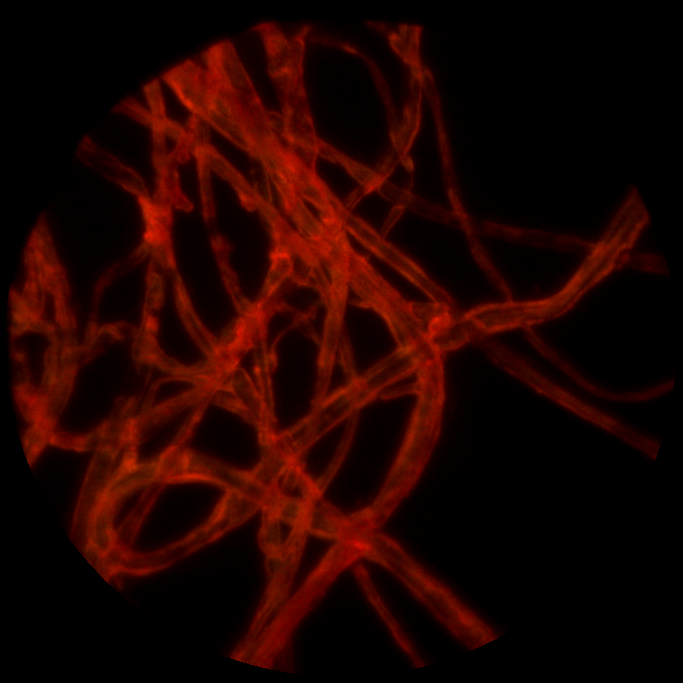
%> input picture MATTING/MATTING_CVIU2017/input_lowres/img.png, 683 x 683 px
$ octave new_three_layer_matting.m   (GNU Octave 9; MATLAB toolbox functions it lacks are replaced by stand-ins)
%> lines starting %> are read from the running program, lines starting %| are printed output that depends on the picture; in (x1, y1, x2, y2) boxes, pixels count from 0 and x2, y2 are one past the last pixel; in counts of white or black regions, pixels touching at a corner belong together; the program's own positions count from 1
### MATTING/MATTING_CVIU2017/labelExpansion.m
function trimap_out = labelExpansion(img_input,cdata)
% Expand trimap by geodesic distance

I = double(img_input);
trimap = cdata;
grayI = double(rgb2gray(img_input));
J = stdfilt(grayI,ones(7,7));
J = ordfilt2(J,1,ones(9,9));

% computing geodesic distance
M = double(trimap < 255);
DF = mexGetGeodesicDis(I,J,M);

M = double(trimap > 0);
DB = mexGetGeodesicDis(I,J,M);

% computing threshold
MF = (cdata == 255);
MB = (cdata == 0);
for k=1:1:100
    SE = [0,1,0;1,1,1;0,1,0];
    MF = imdilate(MF,SE);
    if max(MF(:) & MB(:)) == 1
        break;
    end
end
threshold = min((k-1)/2,20);
%threshold = 20;

% get new trimap
EF = DF < threshold;   EB = DB < threshold;
trimap(EF>0) = 255;     trimap(EB>0) = 0;
trimap_out = trimap;

end

### MATTING/MATTING_CVIU2017/new_three_layer_matting.m
%% Local and Global Smooth Priors matting???last version)
% Use color adjustment and use gaussian gradient and 3 net structure

% initial
%pkg load image;
%mex mexGetGeodesicDis.cpp

% load image
img_input = uint8(imread('input_lowres/img.png'));
%> img_input is the input picture: size 683x683x3 uint8; mean R, G, B 32.7, 3.4, 0
trimap_rgb = imread('trimap_lowres/Trimap2/trimap_lab.png');
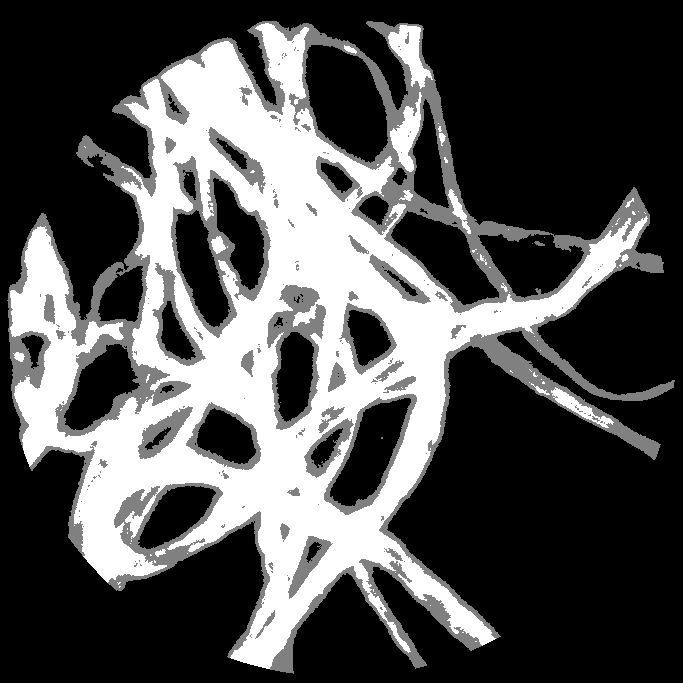
%> input picture MATTING/MATTING_CVIU2017/trimap_lowres/Trimap2/trimap_lab.png, 683 x 683 px
%> trimap_rgb is the input picture: size 683x683x3 uint8; min 0, max 255, mean 79.8
trimap = rgb2gray(trimap_rgb);

% pre-processing
I = double(img_input);
h = fspecial('gaussian',9,0.5);   img_f1 = imfilter(I,h,'replicate');
I = I + (I - img_f1);
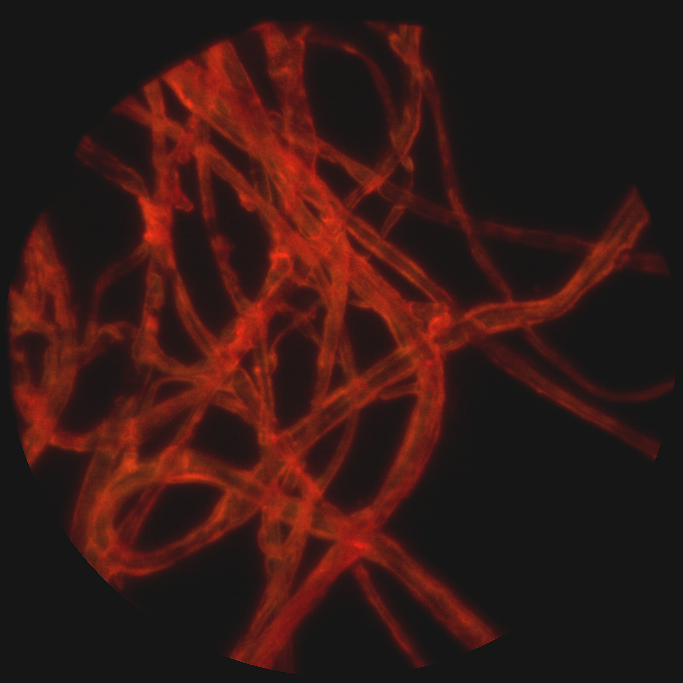
%> I: size 683x683x3 double; mean R, G, B 32.7, 3.4, 0; mean of the top-left, top-right, bottom-left and bottom-right quarters 17, 8.1, 16.5, 6.5; drawn with min black and max white
trimap = labelExpansion(img_input,trimap);		% geodesic distance method
%> in labelExpansion, `grayI = double(rgb2gray(img_input));`:
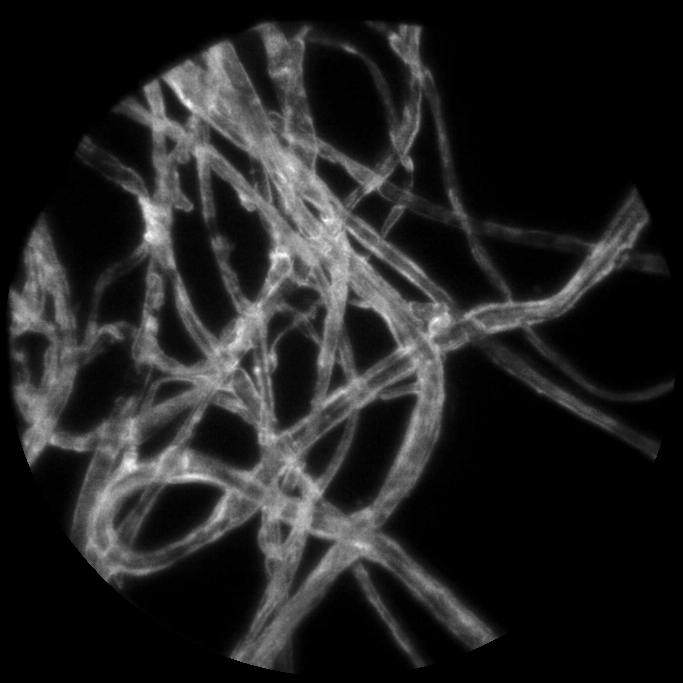
%> grayI: size 683x683 double; min 0, max 87, mean 11.8; drawn with min black and max white
%> in labelExpansion, `J = stdfilt(grayI,ones(7,7));`:
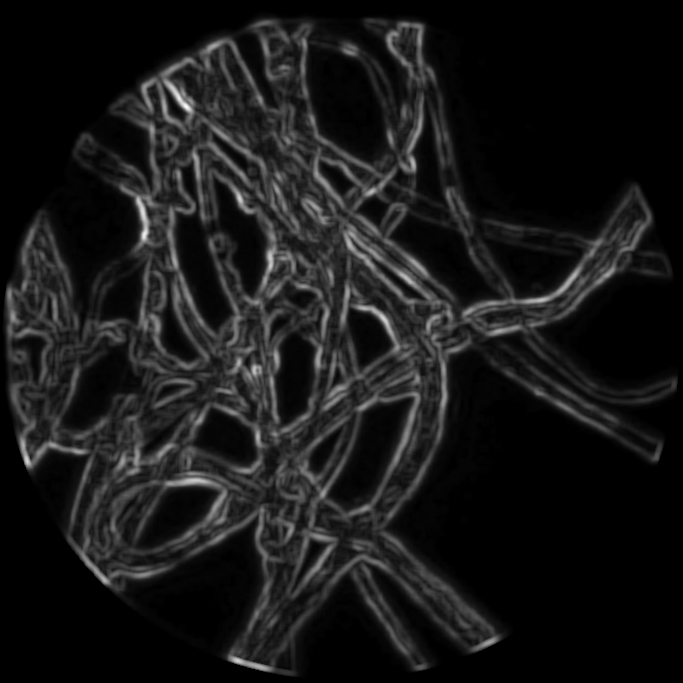
%> J: size 683x683 double; min 0, max 24.38, mean 2.3; drawn with min black and max white
%> in labelExpansion, `J = ordfilt2(J,1,ones(9,9));`:
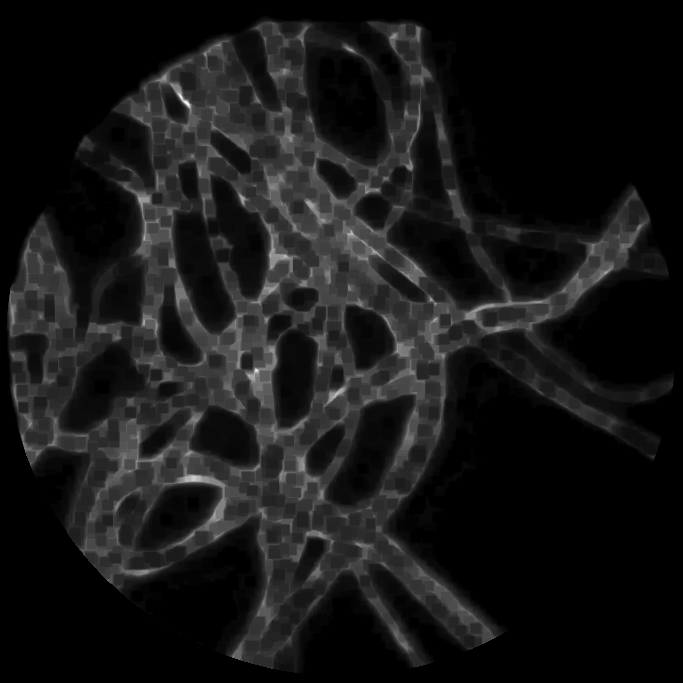
%> J: size 683x683 double; min 0, max 10.49, mean 0.946; drawn with min black and max white
%> in labelExpansion, `M = double(trimap < 255);`:
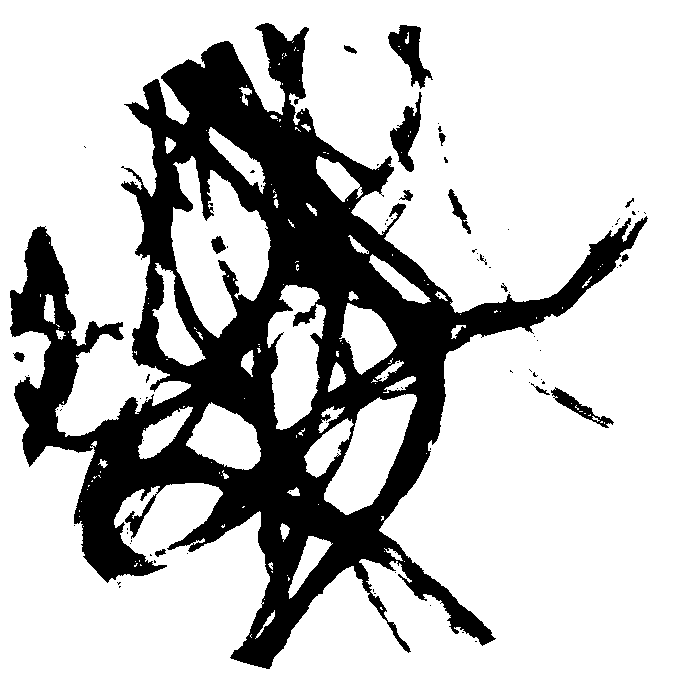
%> M: size 683x683 double; values 0 (black) and 1 (white), 75.3% white; 87 black regions (71 under 20 px), largest, box (x1, y1, x2, y2) and area: (10, 23, 648, 669) 111278, (388, 25, 433, 89) 1242, (390, 92, 422, 172) 1111
%> the run ends on the next line
